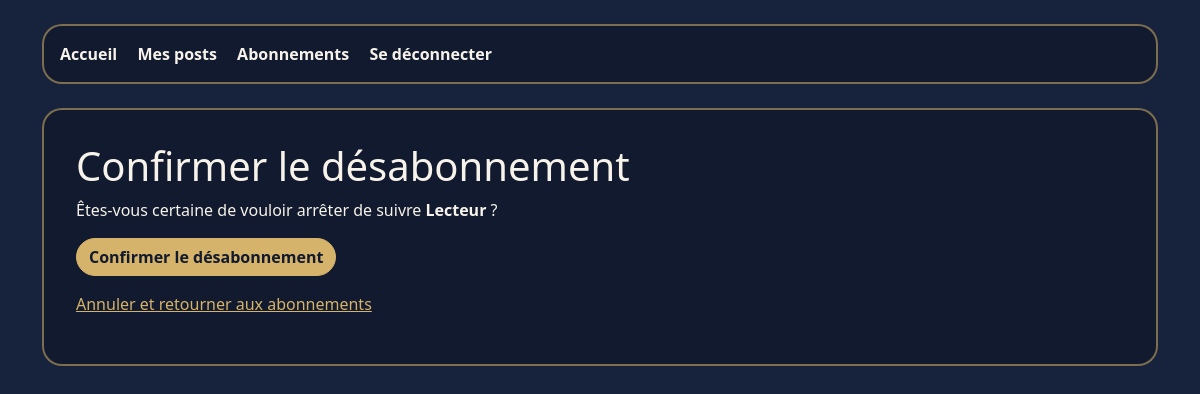
The page /desabonnement/2/ (signed in) on the database as committed earlier.
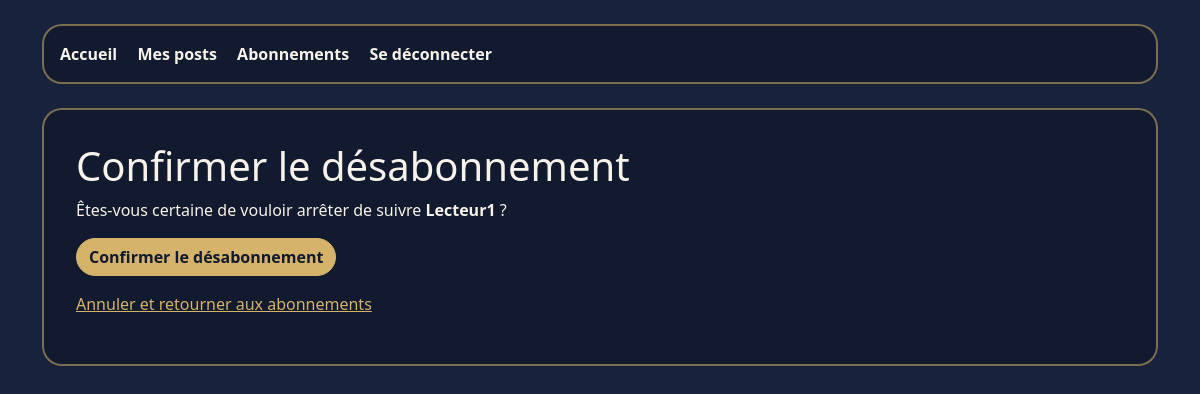
The same page on the database as committed later.
### litreview/models.py (models this page shows, shortened)
class UserFollows(models.Model):
    user = models.ForeignKey(
        settings.AUTH_USER_MODEL,
        on_delete=models.CASCADE,
        related_name="following",
    )
    followed_user = models.ForeignKey(
        settings.AUTH_USER_MODEL,
        on_delete=models.CASCADE,
        related_name="followed_by",
    )
    class Meta:
        unique_together = ("user", "followed_user")
    @classmethod
    def abonnement_supprimable(
        classe_abonnement,
        utilisateur,
        utilisateur_suivi_id,
    ):
        return classe_abonnement.objects.filter(
            user=utilisateur,
            followed_user_id=utilisateur_suivi_id,
        ).select_related("followed_user")

class User(AbstractUser):
    """Utilisateur personnalisé de l'application LITRevu."""

### litreview/views.py (the view)
@login_required
def confirmer_desabonnement(request, utilisateur_suivi_id):
    abonnement = get_object_or_404(
        UserFollows.abonnement_supprimable(
            utilisateur=request.user,
            utilisateur_suivi_id=utilisateur_suivi_id,
        )
    )
    return render(
        request,
        "pages/confirmer_desabonnement.html",
        {"abonnement": abonnement},
    )

### litreview/templates/pages/confirmer_desabonnement.html (shortened to what this page needs)
{% extends "pages/base.html" %}
{% block content %}
    <h1>Confirmer le désabonnement</h1>
    <p>
        Êtes-vous certaine de vouloir arrêter de suivre
        <strong>{{ abonnement.followed_user.username }}</strong> ?
    </p>
    <form
        method="post"
        action="{% url 'desabonnement' abonnement.followed_user.id %}"
    >
        <button type="submit" class="btn btn-primary">
            Confirmer le désabonnement
        </button>
    </form>
    <p class="mt-3">
        <a href="{% url 'abonnements' %}">
            Annuler et retourner aux abonnements
        </a>
    </p>
{% endblock content %}

Rows that differ between the two databases and show on the page:
changed through a linked row, UserFollows: followed_user.username "Lecteur" → "Lecteur1"
